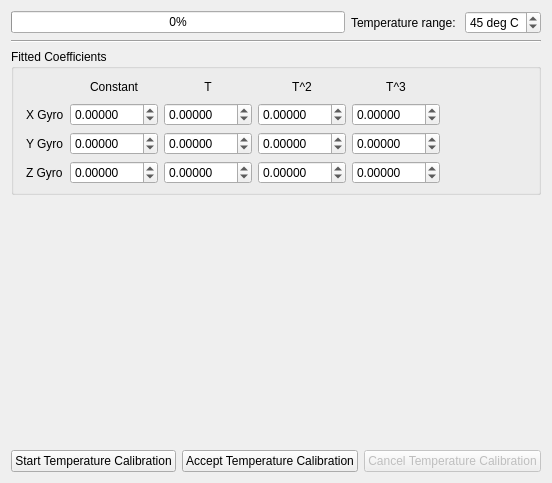
     <widget class="QWidget" name="tabTempCal">
      <attribute name="title">
       <string>Temperature Compensation</string>
      </attribute>
      <layout class="QVBoxLayout" name="verticalLayout">
       <item>
        <layout class="QHBoxLayout" name="horizontalLayout_2">
         <item>
          <widget class="QProgressBar" name="tempCalProgress">
           <property name="value">
            <number>0</number>
           </property>
          </widget>
         </item>
         <item>
          <widget class="QLabel" name="label_3">
           <property name="text">
            <string>Temperature range: </string>
           </property>
          </widget>
         </item>
         <item>
          <widget class="QSpinBox" name="tempCalRange">
           <property name="toolTip">
            <string>&lt;html&gt;&lt;head/&gt;&lt;body&gt;&lt;p&gt;Select the range of temperature to use for calibration.&lt;/p&gt;&lt;/body&gt;&lt;/html&gt;</string>
           </property>
           <property name="suffix">
            <string> deg C</string>
           </property>
           <property name="prefix">
            <string/>
           </property>
           <property name="value">
            <number>45</number>
           </property>
          </widget>
         </item>
        </layout>
       </item>
       <item>
        <widget class="Line" name="line">
         <property name="orientation">
          <enum>Qt::Horizontal</enum>
         </property>
        </widget>
       </item>
       <item>
        <widget class="QGroupBox" name="groupBox_2">
         <property name="title">
          <string>Fitted Coefficients</string>
         </property>
         <layout class="QGridLayout" name="gridLayout_7">
          <property name="leftMargin">
           <number>12</number>
          </property>
          <property name="topMargin">
           <number>8</number>
          </property>
          <property name="bottomMargin">
           <number>8</number>
          </property>
          <item row="0" column="0">
           <layout class="QGridLayout" name="gridLayout_6">
            <item row="2" column="4">
             <widget class="QDoubleSpinBox" name="xGyroField_5">
              <property name="decimals">
               <number>5</number>
              </property>
              <property name="minimum">
               <double>-180.000000000000000</double>
              </property>
              <property name="maximum">
               <double>180.000000000000000</double>
              </property>
              <property name="objrelation" stdset="0">
               <stringlist>
                <string>objname:SensorSettings</string>
                <string>fieldname:YGyroTempCoeff</string>
                <string>element:T3</string>
                <string>scale:1</string>
                <string>buttongroup:1</string>
               </stringlist>
              </property>
             </widget>
            </item>
            <item row="3" column="2">
             <widget class="QDoubleSpinBox" name="xGyroField_10">
              <property name="decimals">
               <number>5</number>
              </property>
              <property name="minimum">
               <double>-180.000000000000000</double>
              </property>
              <property name="maximum">
               <double>180.000000000000000</double>
              </property>
              <property name="objrelation" stdset="0">
               <stringlist>
                <string>objname:SensorSettings</string>
                <string>fieldname:ZGyroTempCoeff</string>
                <string>element:T</string>
                <string>scale:1</string>
                <string>buttongroup:1</string>
               </stringlist>
              </property>
             </widget>
            </item>
            <item row="1" column="4">
             <widget class="QDoubleSpinBox" name="xGyroField_4">
              <property name="decimals">
               <number>5</number>
              </property>
              <property name="minimum">
               <double>-180.000000000000000</double>
              </property>
              <property name="maximum">
               <double>180.000000000000000</double>
              </property>
              <property name="objrelation" stdset="0">
               <stringlist>
                <string>objname:SensorSettings</string>
                <string>fieldname:XGyroTempCoeff</string>
                <string>element:T3</string>
                <string>scale:1</string>
                <string>buttongroup:1</string>
               </stringlist>
              </property>
             </widget>
            </item>
            <item row="1" column="2">
             <widget class="QDoubleSpinBox" name="xGyroField_2">
              <property name="decimals">
               <number>5</number>
              </property>
              <property name="minimum">
               <double>-180.000000000000000</double>
              </property>
              <property name="maximum">
               <double>180.000000000000000</double>
              </property>
              <property name="objrelation" stdset="0">
               <stringlist>
                <string>objname:SensorSettings</string>
                <string>fieldname:XGyroTempCoeff</string>
                <string>element:T</string>
                <string>scale:1</string>
                <string>buttongroup:1</string>
               </stringlist>
              </property>
             </widget>
            </item>
            <item row="0" column="3">
             <widget class="QLabel" name="label_14">
              <property name="text">
               <string>T^2</string>
              </property>
              <property name="alignment">
               <set>Qt::AlignCenter</set>
              </property>
             </widget>
            </item>
            <item row="3" column="1">
             <widget class="QDoubleSpinBox" name="xGyroField_11">
              <property name="decimals">
               <number>5</number>
              </property>
              <property name="minimum">
               <double>-180.000000000000000</double>
              </property>
              <property name="maximum">
               <double>180.000000000000000</double>
              </property>
              <property name="objrelation" stdset="0">
               <stringlist>
                <string>objname:SensorSettings</string>
                <string>fieldname:ZGyroTempCoeff</string>
                <string>element:1</string>
                <string>scale:1</string>
                <string>buttongroup:1</string>
               </stringlist>
              </property>
             </widget>
            </item>
            <item row="1" column="1">
             <widget class="QDoubleSpinBox" name="xGyroField_1">
              <property name="decimals">
               <number>5</number>
              </property>
              <property name="minimum">
               <double>-180.000000000000000</double>
              </property>
              <property name="maximum">
               <double>180.000000000000000</double>
              </property>
              <property name="objrelation" stdset="0">
               <stringlist>
                <string>objname:SensorSettings</string>
                <string>fieldname:XGyroTempCoeff</string>
                <string>element:1</string>
                <string>scale:1</string>
                <string>buttongroup:1</string>
               </stringlist>
              </property>
             </widget>
            </item>
            <item row="0" column="1">
             <widget class="QLabel" name="label_16">
              <property name="text">
               <string>Constant</string>
              </property>
              <property name="alignment">
               <set>Qt::AlignCenter</set>
              </property>
             </widget>
            </item>
            <item row="1" column="3">
             <widget class="QDoubleSpinBox" name="xGyroField_3">
              <property name="decimals">
               <number>5</number>
              </property>
              <property name="minimum">
               <double>-180.000000000000000</double>
              </property>
              <property name="maximum">
               <double>180.000000000000000</double>
              </property>
              <property name="objrelation" stdset="0">
               <stringlist>
                <string>objname:SensorSettings</string>
                <string>fieldname:XGyroTempCoeff</string>
                <string>element:T2</string>
                <string>scale:1</string>
                <string>buttongroup:1</string>
               </stringlist>
              </property>
             </widget>
            </item>
            <item row="2" column="1">
             <widget class="QDoubleSpinBox" name="xGyroField_7">
              <property name="decimals">
               <number>5</number>
              </property>
              <property name="minimum">
               <double>-180.000000000000000</double>
              </property>
              <property name="maximum">
               <double>180.000000000000000</double>
              </property>
              <property name="objrelation" stdset="0">
               <stringlist>
                <string>objname:SensorSettings</string>
                <string>fieldname:YGyroTempCoeff</string>
                <string>element:1</string>
                <string>scale:1</string>
                <string>buttongroup:1</string>
               </stringlist>
              </property>
             </widget>
            </item>
            <item row="2" column="2">
             <widget class="QDoubleSpinBox" name="xGyroField_6">
              <property name="decimals">
               <number>5</number>
              </property>
              <property name="minimum">
               <double>-180.000000000000000</double>
              </property>
              <property name="maximum">
               <double>180.000000000000000</double>
              </property>
              <property name="objrelation" stdset="0">
               <stringlist>
                <string>objname:SensorSettings</string>
                <string>fieldname:YGyroTempCoeff</string>
                <string>element:T</string>
                <string>scale:1</string>
                <string>buttongroup:1</string>
               </stringlist>
              </property>
             </widget>
            </item>
            <item row="0" column="4">
             <widget class="QLabel" name="label_11">
              <property name="text">
               <string>T^3</string>
              </property>
              <property name="alignment">
               <set>Qt::AlignCenter</set>
              </property>
             </widget>
            </item>
            <item row="2" column="0">
             <widget class="QLabel" name="label_12">
              <property name="text">
               <string>Y Gyro</string>
              </property>
             </widget>
            </item>
            <item row="2" column="3">
             <widget class="QDoubleSpinBox" name="xGyroField_8">
              <property name="decimals">
               <number>5</number>
              </property>
              <property name="minimum">
               <double>-180.000000000000000</double>
              </property>
              <property name="maximum">
               <double>180.000000000000000</double>
              </property>
              <property name="objrelation" stdset="0">
               <stringlist>
                <string>objname:SensorSettings</string>
                <string>fieldname:YGyroTempCoeff</string>
                <string>element:T2</string>
                <string>scale:1</string>
                <string>buttongroup:1</string>
               </stringlist>
              </property>
             </widget>
            </item>
            <item row="1" column="0">
             <widget class="QLabel" name="label_15">
              <property name="sizePolicy">
               <sizepolicy hsizetype="Minimum" vsizetype="Preferred">
                <horstretch>0</horstretch>
                <verstretch>0</verstretch>
               </sizepolicy>
              </property>
              <property name="maximumSize">
               <size>
                <width>60</width>
                <height>16777215</height>
               </size>
              </property>
              <property name="text">
               <string>X Gyro</string>
              </property>
             </widget>
            </item>
            <item row="3" column="4">
             <widget class="QDoubleSpinBox" name="xGyroField_9">
              <property name="decimals">
               <number>5</number>
              </property>
              <property name="minimum">
               <double>-180.000000000000000</double>
              </property>
              <property name="maximum">
               <double>180.000000000000000</double>
              </property>
              <property name="objrelation" stdset="0">
               <stringlist>
                <string>objname:SensorSettings</string>
                <string>fieldname:ZGyroTempCoeff</string>
                <string>element:T3</string>
                <string>scale:1</string>
                <string>buttongroup:1</string>
               </stringlist>
              </property>
             </widget>
            </item>
            <item row="0" column="2">
             <widget class="QLabel" name="label_17">
              <property name="text">
               <string>T</string>
              </property>
              <property name="alignment">
               <set>Qt::AlignCenter</set>
              </property>
             </widget>
            </item>
            <item row="3" column="3">
             <widget class="QDoubleSpinBox" name="xGyroField_12">
              <property name="decimals">
               <number>5</number>
              </property>
              <property name="minimum">
               <double>-180.000000000000000</double>
              </property>
              <property name="maximum">
               <double>180.000000000000000</double>
              </property>
              <property name="objrelation" stdset="0">
               <stringlist>
                <string>objname:SensorSettings</string>
                <string>fieldname:ZGyroTempCoeff</string>
                <string>element:T2</string>
                <string>scale:1</string>
                <string>buttongroup:1</string>
               </stringlist>
              </property>
             </widget>
            </item>
            <item row="3" column="0">
             <widget class="QLabel" name="label_13">
              <property name="text">
               <string>Z Gyro</string>
              </property>
             </widget>
            </item>
            <item row="0" column="5">
             <spacer name="horizontalSpacer_4">
              <property name="orientation">
               <enum>Qt::Horizontal</enum>
              </property>
              <property name="sizeHint" stdset="0">
               <size>
                <width>40</width>
                <height>20</height>
               </size>
              </property>
             </spacer>
            </item>
           </layout>
          </item>
         </layout>
        </widget>
       </item>
       <item>
        <widget class="TempCompCurve" name="xGyroTemp" native="true">
         <property name="sizePolicy">
          <sizepolicy hsizetype="Preferred" vsizetype="MinimumExpanding">
           <horstretch>0</horstretch>
           <verstretch>0</verstretch>
          </sizepolicy>
         </property>
         <property name="minimumSize">
          <size>
           <width>0</width>
           <height>60</height>
          </size>
         </property>
        </widget>
       </item>
       <item>
        <widget class="TempCompCurve" name="yGyroTemp" native="true">
         <property name="sizePolicy">
          <sizepolicy hsizetype="Preferred" vsizetype="MinimumExpanding">
           <horstretch>0</horstretch>
           <verstretch>0</verstretch>
          </sizepolicy>
         </property>
         <property name="minimumSize">
          <size>
           <width>0</width>
           <height>60</height>
          </size>
         </property>
        </widget>
       </item>
       <item>
        <widget class="TempCompCurve" name="zGyroTemp" native="true">
         <property name="sizePolicy">
          <sizepolicy hsizetype="Preferred" vsizetype="MinimumExpanding">
           <horstretch>0</horstretch>
           <verstretch>0</verstretch>
          </sizepolicy>
         </property>
         <property name="minimumSize">
          <size>
           <width>0</width>
           <height>60</height>
          </size>
         </property>
        </widget>
       </item>
       <item>
        <widget class="QLabel" name="tempCalMessage">
         <property name="sizePolicy">
          <sizepolicy hsizetype="Preferred" vsizetype="MinimumExpanding">
           <horstretch>0</horstretch>
           <verstretch>0</verstretch>
          </sizepolicy>
         </property>
         <property name="minimumSize">
          <size>
           <width>0</width>
           <height>45</height>
          </size>
         </property>
         <property name="maximumSize">
          <size>
           <width>16777215</width>
           <height>50</height>
          </size>
         </property>
         <property name="text">
          <string/>
         </property>
        </widget>
       </item>
       <item>
        <layout class="QHBoxLayout" name="horizontalLayout">
         <item>
          <widget class="QPushButton" name="startTempCal">
           <property name="text">
            <string>Start Temperature Calibration</string>
           </property>
          </widget>
         </item>
         <item>
          <widget class="QPushButton" name="acceptTempCal">
           <property name="text">
            <string>Accept Temperature Calibration</string>
           </property>
          </widget>
         </item>
         <item>
          <widget class="QPushButton" name="cancelTempCal">
           <property name="enabled">
            <bool>false</bool>
           </property>
           <property name="text">
            <string>Cancel Temperature Calibration</string>
           </property>
          </widget>
         </item>
        </layout>
       </item>
      </layout>
     </widget>
